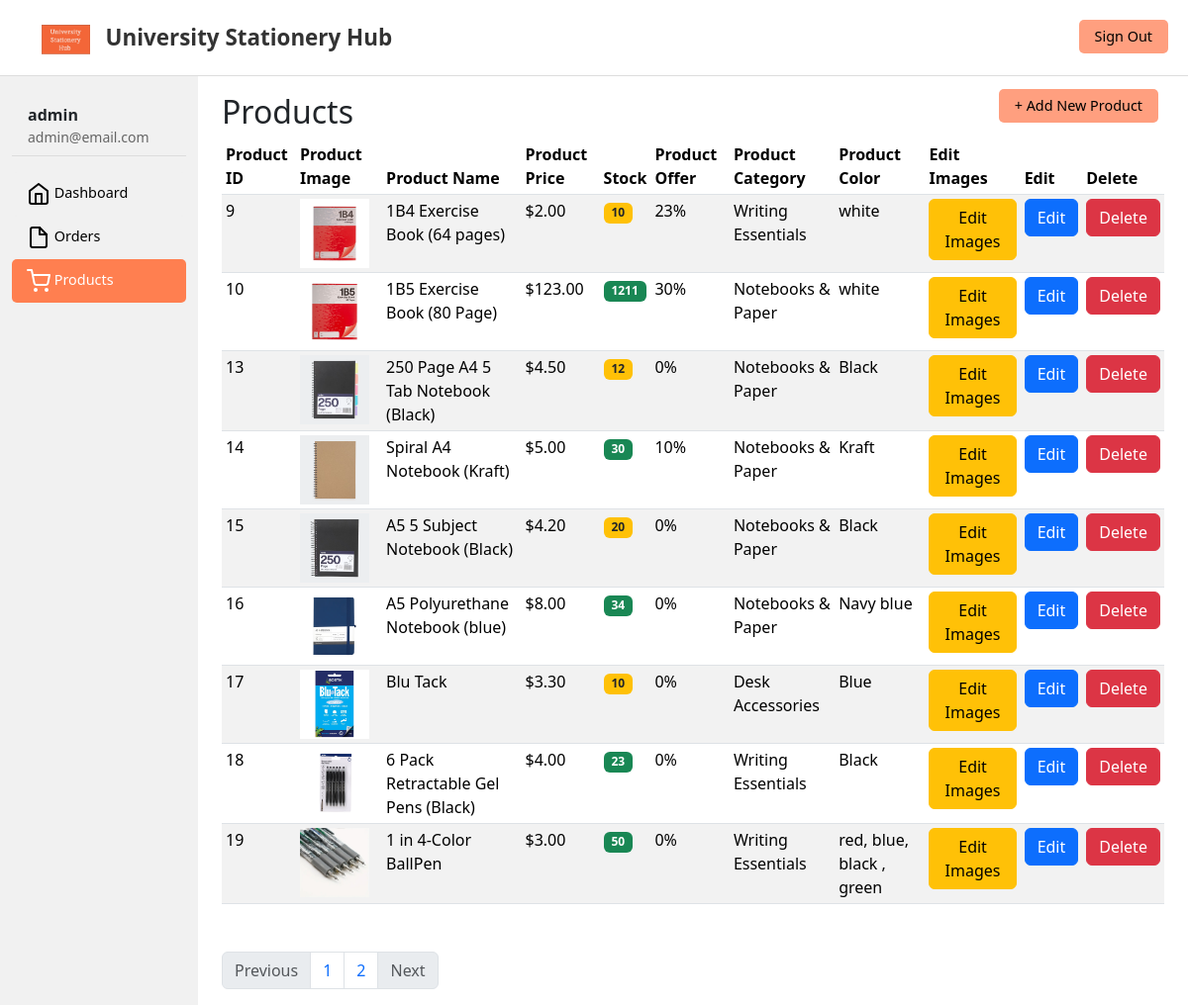
Screenshot of /admin/products.php (signed in) with the database file from the repository.
### tables this page shows
CREATE TABLE `products` (
  `product_id` int(11) NOT NULL,
  `product_name` varchar(100) NOT NULL,
  `product_category` varchar(100) NOT NULL,
  `product_description` text NOT NULL,
  `product_image` varchar(255) NOT NULL,
  `product_image2` varchar(255) NOT NULL,
  `product_image3` varchar(255) NOT NULL,
  `product_image4` varchar(255) NOT NULL,
  `product_price` decimal(6,2) NOT NULL,
  `product_special_offer` int(2) NOT NULL,
  `product_stock` int(11) NOT NULL DEFAULT 0,
  `product_color` varchar(100) NOT NULL
);

### admin/products.php (the view, shortened to what this page needs)
<?php include('header.php'); ?>
<?php
if (isset($_GET['page_no']) && $_GET['page_no'] != "") {
  $page_no = $_GET['page_no'];
} else {
  $page_no = 1;
}
$stmt1 = $conn->prepare("SELECT COUNT(*) AS total_records FROM products");
$stmt1->execute();
$stmt1->bind_result($total_records);
$total_records_per_page = 10;
$offset = ($page_no - 1) * $total_records_per_page;
$total_no_of_pages = ceil($total_records / $total_records_per_page);
$stmt2 = $conn->prepare("SELECT * FROM products LIMIT $offset, $total_records_per_page");
$stmt2->execute();
$products = $stmt2->get_result();
?>
<div class="container-fluid">
  <div class="row">
    <?php include('sidemenu.php'); ?>
    <main class="col-md-9 ms-sm-auto col-lg-10 px-md-4">
      <br>
      <h2>Products</h2>
      <a href="add_product.php" class="btn btn-signout" id="add-new-product-btn">
    + Add New Product
</a>
      <div class="table-responsive">
        <table class="table table-striped table-sm">
          <thead>
            <tr>
              <th scope="col">Product ID</th>
              <th scope="col">Product Image</th>
              <th scope="col">Product Name</th>
              <th scope="col">Product Price</th>
              <th scope="col">Stock</th>
              <th scope="col">Product Offer</th>
              <th scope="col">Product Category</th>
              <th scope="col">Product Color</th>
              <th scope="col">Edit Images</th>
              <th scope="col">Edit</th>
              <th scope="col">Delete</th>
            </tr>
          </thead>
          <tbody>
            <?php foreach ($products as $product) { ?>
              <tr>
                <td><?php echo $product['product_id']; ?></td>
                <td><img src="<?php echo "../assets/imgs/" . $product['product_image']; ?>"
                    style="width: 70px; height: 70px;"></td>
                <td><?php echo $product['product_name']; ?></td>
                <td><?php echo "$" . $product['product_price']; ?></td>
                <td>
                  <?php $stock = isset($product['product_stock']) ? (int) $product['product_stock'] : 0;
                  if ($stock === 0) {
                    $badge = 'bg-secondary';
                  } elseif ($stock <= 5) {
                    $badge = 'bg-danger';
                  } elseif ($stock <= 20) {
                    $badge = 'bg-warning text-dark';
                  } else {
                    $badge = 'bg-success';
                  } ?>
                  <span class="badge <?php echo $badge; ?>"><?php echo $stock; ?></span>
                </td>
                <td><?php echo $product['product_special_offer'] . "%"; ?></td>
                <td><?php echo $product['product_category']; ?></td>
                <td><?php echo $product['product_color']; ?></td>
                <td><a class="btn btn-warning"
                    href="<?php echo "edit_images.php?product_id=" . $product['product_id'] . "&product_name=" . $product['product_name']; ?>">Edit
                    Images</a></td>
                <td><a class="btn btn-primary"
                    href="edit_product.php?product_id=<?php echo $product['product_id']; ?>">Edit</a></td>
                <td>
                  <button class="btn btn-danger" data-bs-toggle="modal" data-bs-target="#deleteModal"
                    data-product-name="<?php echo htmlspecialchars($product['product_name']); ?>"
                    data-delete-url="delete_product.php?product_id=<?php echo $product['product_id']; ?>">
                    Delete
                  </button>
                </td>
              </tr>
            <?php } ?>
          </tbody>
        </table>
        <nav aria-label="Page navigation example" class="mx-auto">
          <ul class="pagination mt-5 mx-auto">
            <li class="page-item <?php if ($page_no <= 1)
              echo 'disabled'; ?>">
              <a class="page-link" href="<?php if ($page_no <= 1) {
                echo '#';
              } else {
                echo "?page_no=" . ($page_no - 1);
              } ?>">Previous</a>
            </li>
            <li class="page-item"><a class="page-link" href="?page_no=1">1</a></li>
            <li class="page-item"><a class="page-link" href="?page_no=2">2</a></li>
            <li class="page-item <?php if ($page_no >= $total_no_of_pages)
              echo 'disabled'; ?>">
              <a class="page-link" href="<?php if ($page_no >= $total_no_of_pages) {
                echo '#';
              } else {
                echo "?page_no=" . ($page_no + 1);
              } ?>">Next</a>
            </li>
          </ul>
        </nav>
      </div>
    </main>
  </div>
</div>

### admin/header.php (shortened to what this page needs)
<!DOCTYPE html>
<html lang="en">
<head>
    <link href="https://cdn.jsdelivr.net/npm/bootstrap@5.3.6/dist/css/bootstrap.min.css" rel="stylesheet"
 />
</head>
<body>
    <nav class="navbar navbar-expand-lg navbar-light bg-white py-3 fixed-top">
        <div class="container">
            <a class="navbar-brand" href="#">
                <img class="logo" src="../assets/imgs/1.png" alt="University Stationery Hub Logo" />
                University Stationery Hub
            </a>
            <div class="collapse navbar-collapse" id="navbarNav">
                <ul class="navbar-nav ms-auto mb-2 mb-lg-0">
                    <li class="nav-item">
                        <a class="btn btn-signout" href="logout.php?logout=1">Sign Out</a>
                    </li>
                </ul>
            </div>
        </div>
    </nav>
</body>
</html>

### admin/sidemenu.php (shortened to what this page needs)
<?php
$current_page = basename($_SERVER['PHP_SELF']);
function setActiveClass($page, $current_page) {
    if (is_array($page)) {
        return in_array($current_page, $page) ? 'active' : '';
    }
    return $page === $current_page ? 'active' : '';
}
?>
<nav id="sidebarMenu" class="col-md-3 col-lg-2 d-md-block sidebar collapse">
    <div class="position-sticky pt-3">
        <div class="user-info mb-3 px-3 py-2" style="border-bottom: 1px solid #ddd; background-color: #f1f1f1;">
            <div class="user-name" style="font-weight: 600; font-size: 1rem;">
                <?php
                echo $_SESSION['admin_name'];
                ?>
            </div>
            <div class="user-email" style="font-size: 0.875rem; color: #666;">
                <?php echo $_SESSION['admin_email']; ?>
            </div>
        </div>
        <ul class="nav flex-column">
            <li class="nav-item">
                <a class="nav-link disabled" href="#" style="color: #000; background-color: #f1f1f1;">
                    <span data-feather="home"></span>
                    Dashboard
                </a>
            </li>
            <li class="nav-item">
                <a class="nav-link <?php echo setActiveClass('index.php', $current_page); ?>" href="index.php" id="orders-btn">
                    <span data-feather="file"></span>
                    Orders
                </a>
            </li>
            <li class="nav-item">
                <a class="nav-link <?php echo setActiveClass(['products.php', 'add_product.php', 'edit_product.php', 'edit_images.php'], $current_page); ?>" href="products.php" id="products-btn">
                    <span data-feather="shopping-cart"></span>
                    Products
                </a>
            </li>
        </ul>
    </div>
</nav>

### admin/header.php (style rules this page uses)
.navbar { background-color: white; border-bottom: 1px solid #ddd; position: fixed; width: 100%; top: 0; z-index: 1000; padding-top: 8px; padding-bottom: 8px; }
.navbar-brand { color: #333; font-size: 1.4rem; font-weight: bold; }
.navbar .logo { height: 30px; margin-right: 10px; }
.navbar-nav { flex-direction: row; }
.navbar-nav .nav-item { margin-left: 15px; }
.btn-signout { background-color: #FF9F7F; color: black; border-radius: 5px; padding: 5px 15px; font-size: 0.9rem; font-weight: 500; }
body { margin-top: 70px; }
#sidebarMenu { margin-top: 70px; }

### admin/sidemenu.php (style rules this page uses)
#sidebarMenu { background-color: #f1f1f1; margin-top: 0; padding-top: 10px; }
.nav-link { color: #000; padding: 10px 15px; font-size: 0.9rem; font-weight: 500; background-color: #f1f1f1; border-radius: 5px; transition: background-color 0.3s ease; }
.nav-link.disabled { background-color: #f1f1f1; color: #666; cursor: not-allowed; }
.nav-link.active { background-color: #FF9F7F; color: white; }
.user-info { padding: 15px; font-size: 1rem; background-color: #f1f1f1; margin-bottom: 10px; }
.user-name { font-weight: 600; font-size: 1rem; }
.user-email { font-size: 0.875rem; color: #666; }
.nav-link.active { background-color: #FF7F50; color: white; }

### admin/products.php (style rules this page uses)
#add-new-product-btn { background-color: #FF9F7F; color: black; border-radius: 5px; padding: 5px 15px; font-size: 0.9rem; font-weight: 500; text-decoration: none; position: absolute; top: 90px; right: 30px; z-index: 10; }
.btn-signout { background-color: #FF9F7F; color: black; border-radius: 5px; padding: 5px 15px; font-size: 0.9rem; font-weight: 500; text-decoration: none; }
.btn-signout { position: absolute; top: 20px; right: 20px; }

### rows the page displays
products: product_id "9", product_image (picture), product_name "1B4 Exercise Book (64 pages)", product_price "2.00", product_stock "10", product_special_offer "23", product_category "Writing Essentials", product_color "white"
products: product_id "10", product_image (picture), product_name "1B5 Exercise Book (80 Page)", product_price "123.00", product_stock "1211", product_special_offer "30", product_category "Notebooks & Paper", product_color "white"
products: product_id "13", product_image (picture), product_name "250 Page A4 5 Tab Notebook (Black)", product_price "4.50", product_stock "12", product_special_offer "0", product_category "Notebooks & Paper", product_color "Black"
products: product_id "14", product_image (picture), product_name "Spiral A4 Notebook (Kraft)", product_price "5.00", product_stock "30", product_special_offer "10", product_category "Notebooks & Paper", product_color "Kraft"
products: product_id "15", product_image (picture), product_name "A5 5 Subject Notebook (Black)", product_price "4.20", product_stock "20", product_special_offer "0", product_category "Notebooks & Paper", product_color "Black"
products: product_id "16", product_image (picture), product_name "A5 Polyurethane Notebook (blue)", product_price "8.00", product_stock "34", product_special_offer "0", product_category "Notebooks & Paper", product_color "Navy blue"
products: product_id "17", product_image (picture), product_name "Blu Tack", product_price "3.30", product_stock "10", product_special_offer "0", product_category "Desk Accessories", product_color "Blue"
products: product_id "18", product_image (picture), product_name "6 Pack Retractable Gel Pens (Black)", product_price "4.00", product_stock "23", product_special_offer "0", product_category "Writing Essentials", product_color "Black"
products: product_id "19", product_image (picture), product_name "1 in 4-Color BallPen", product_price "3.00", product_stock "50", product_special_offer "0", product_category "Writing Essentials", product_color "red, blue, black , green"

### other values shown
$_SESSION['admin_name'] "admin"
$_SESSION['admin_email'] "admin@email.com"
